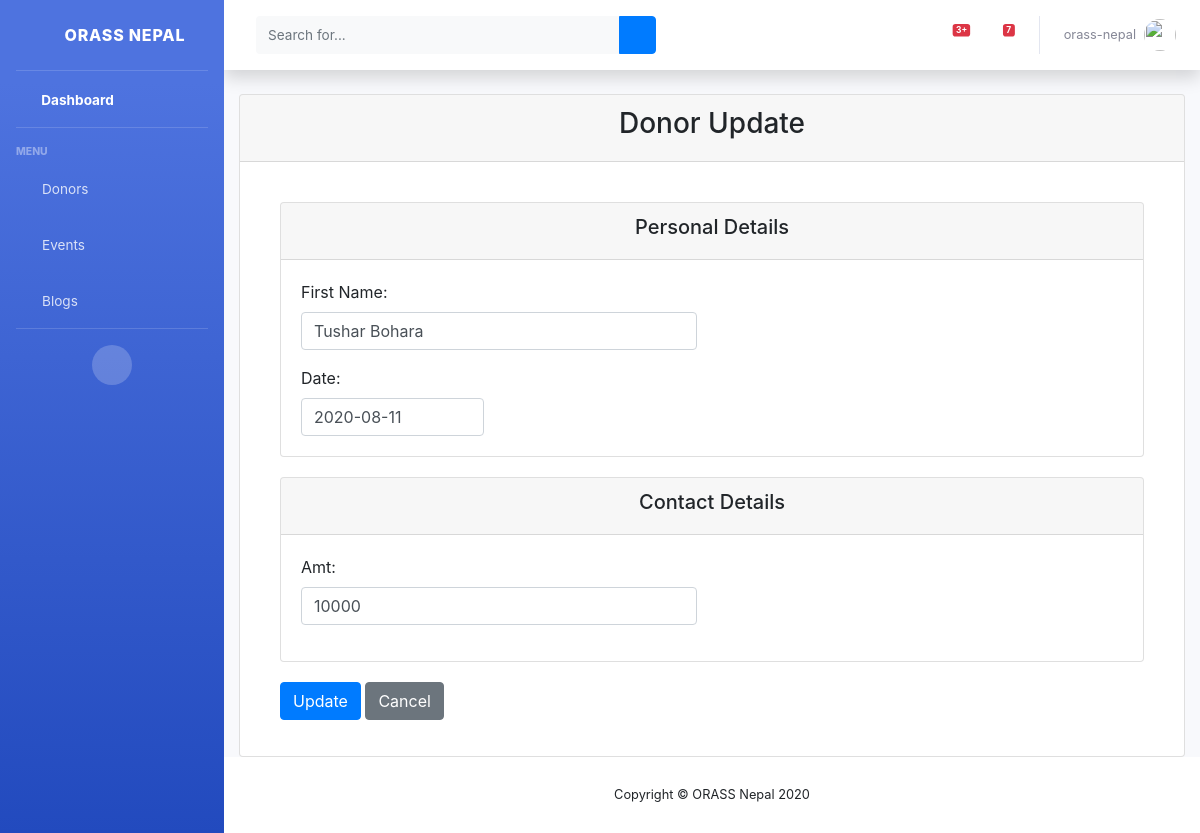
Before: /view/donors/2/update/ (signed in) with the older database file.
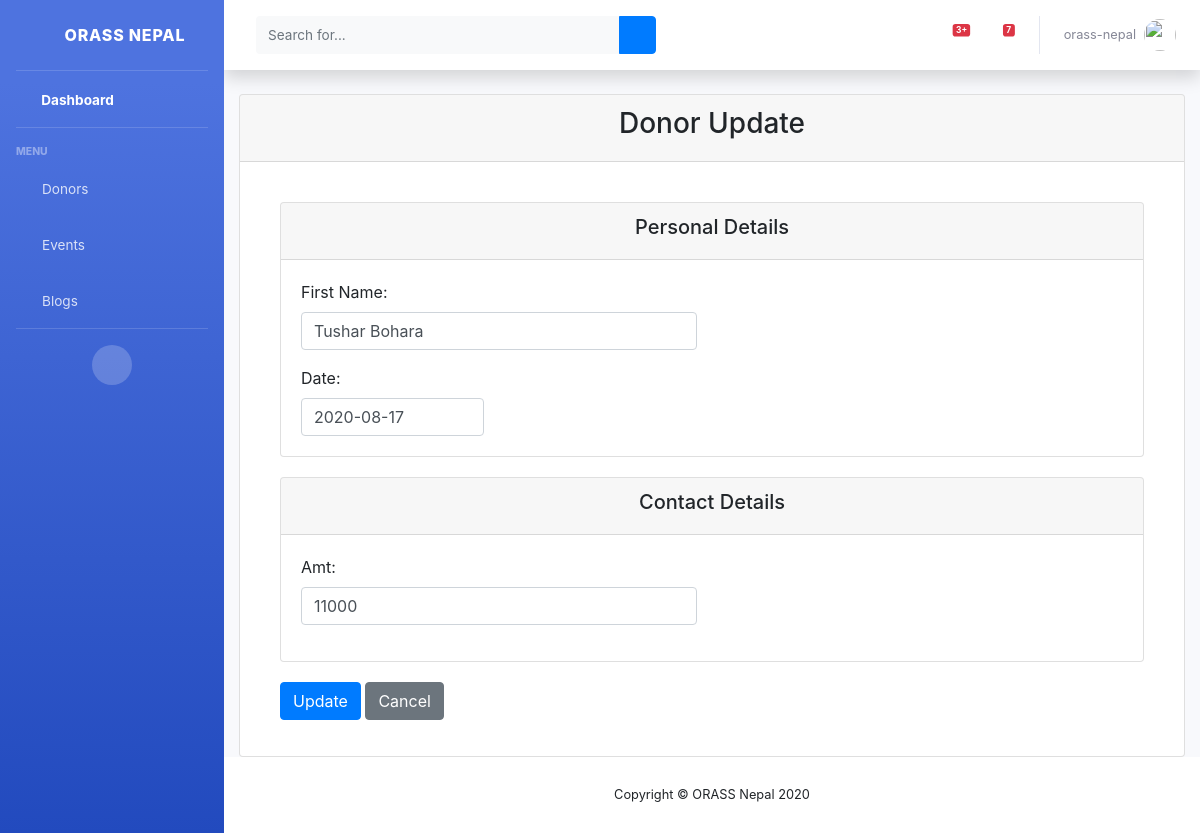
After: the same page with the newer database file.
### web/models.py (models this page shows, shortened)
class DonationsDemo(models.Model):
    name = models.CharField(max_length=100)
    date = models.DateField()
    amt = models.CharField(max_length=255)

### web/views.py (the view, shortened to what this page needs)
# urls.py: path('view/donors/<int:pk>/update/', login_required(DonorUpdateView.as_view(), login_url='/staff'),
class DonorUpdateView(UpdateView):
    model = DonationsDemo
    fields = ('name',
              'date',
              'amt'
              )
    template_name = 'staff/update_donor_detail.html'
    context_object_name = 'donor'

### web/templates/staff/update_donor_detail.html (shortened to what this page needs)
{% extends 'staff/base.html' %}
{% load widget_tweaks %}
{% block content %}
<div class="card mb-12">
    <div class="card-header">
        <h3><center>Donor Update</center> </h3>
    </div>
    <div class="card-body">
      <form method="post" style="margin: 0 20px 0 20px;">
        <div class="card" style="margin-top: 20px">
          <div class="card-header"><h5><center>Personal Details</center></h5></div>
          <div class="card-body">
            <div class="row">
              <div class="col-md-6 mb-3">
                  <label>First Name:</label>
                  {% render_field form.name class="form-control" placeholder=form.name.label %}
              </div>
            </div>
            <div class="row">
              <div class="col-md-3">
                  <label>{{form.date.label}}:</label>
                  {{ form.date|add_class:'form-control' }}
              </div>
            </div>
          </div>
        </div>
        <div class="card" style="margin-top: 20px">
          <div class="card-header"><h5><center>Contact Details</center> </h5></div>
          <div class="card-body">
            <div class="row">
              <div class="col-md-6 mb-3">
                  <label>{{form.amt.label}}:</label>
                  {% render_field form.amt class="form-control" placeholder=form.amt.label %}
              </div>
            </div>
          </div>
        </div>
        <div class="form-group" style="margin-top: 20px" >
            <input class="btn btn-primary" type="submit" value="Update">
            <a href="{% url 'web:donor-detail' donor.id %}" class="btn btn-secondary">Cancel</a>
        </div>
      </form>
    </div>
  </div>
{% endblock content %}

Changed rows visible on the page:
changed DonationsDemo "Tushar Bohara": date "2020-08-11" → "2020-08-17"; amt "10000" → "11000"
